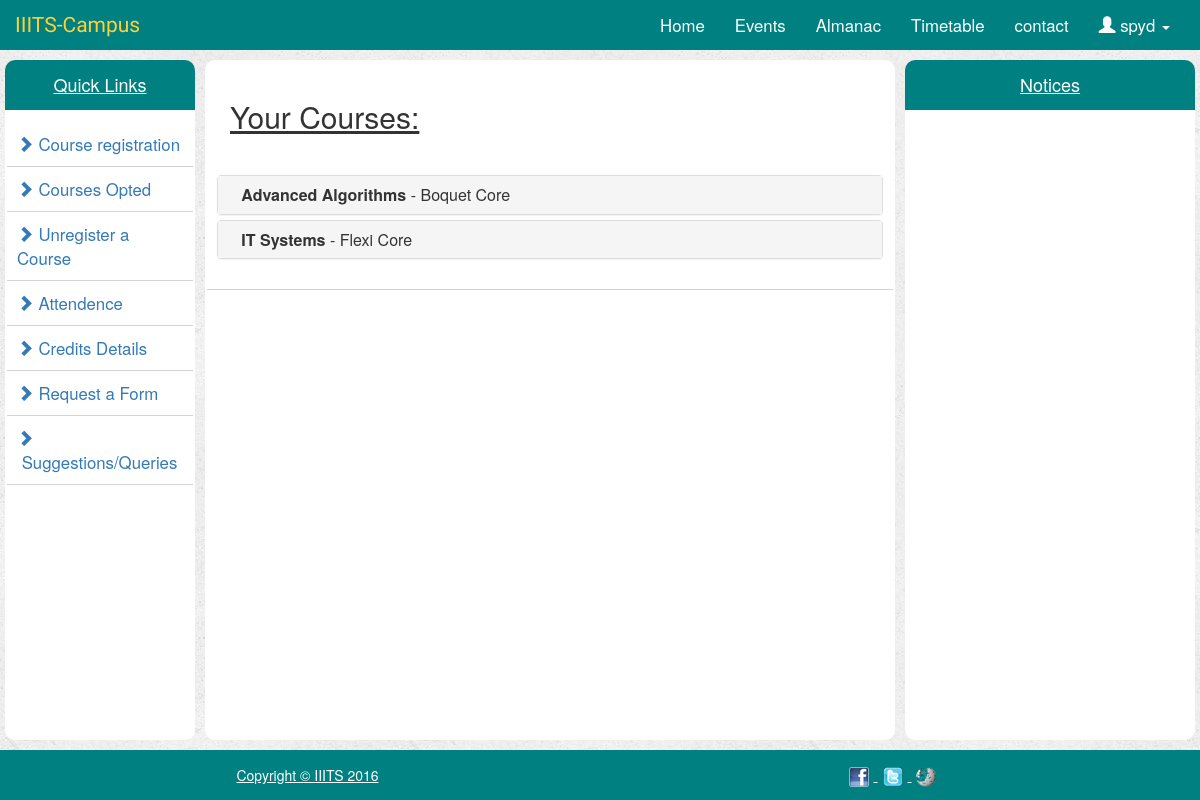
The app's page /attendance/ (signed in) with its own data.
### administration/models.py (models this page shows, shortened)
class Course(models.Model):
    course_title = models.CharField(max_length=50)
    course_faculty = models.CharField(max_length=50)
    course_credits = models.IntegerField()
    coursefor_ug1 = models.BooleanField(default=False)
    coursefor_ug2 = models.BooleanField(default=False)
    coursefor_ug3 = models.BooleanField(default=False)
    coursefor_ug4 = models.BooleanField(default=False)
    course_cse = models.CharField(max_length=50)
    course_ece = models.CharField(max_length=50)
    course_sem = models.CharField(max_length=7)

### portal/views.py (the view, shortened to what this page needs)
# urls.py: url(r'^attendance/$', views.AttendanceDisplay.as_view(), name='attendance'),
@method_decorator(login_required, name='dispatch')
class AttendanceDisplay(TemplateView):
    template_name = 'portal/attendance.html'
    def get(self, request, *args, **kwargs):
        try:
            current_student = Students.objects.get(user=request.user.id)
            Branch_of_study = current_student.branch
            my_courses_list = [i.Course.course_title for i in current_student.student_course_set.all()]
            courses_registered = [ model_to_dict( Course.objects.get(course_title=i) ) for i in my_courses_list]
            dic = {}
            absent_on = [[ i.course_title, i.date ] for i in Attendance.objects.filter(student_rollno=current_student.roll_no).filter(status="A")]
            for c in absent_on:
                if c[0] not in dic:
                    dic[c[0]] = [c[1]]
                else:
                    dic[c[0]] += [c[1]]
            month_names = ["January", "February", "March", "April", "May", "June", "July", "August", "September", "October", "November", "December"]
            context = {'courses_registered': courses_registered, 'branch': Branch_of_study, 'absent_on': dic}
            return render(request,self.template_name,context)
        except:
            return render(request,self.template_name,{'error_message':'No data found'})

### portal/templates/portal/attendance.html (shortened to what this page needs)
{% extends 'portal/index.html' %}
{% block centerContent%}
    <br><strong><h2>&nbsp&nbsp <u>Your Courses: </u></h2></strong><br>
    {% if courses_registered %}
        <ul>
            {% if branch == "CSE" %}
                <li>
                    <div class="panel-group" id="UniqueName">
                    {% for course in courses_registered %}
                        <div class="panel panel-default">
                            <div class="panel-heading">
                                <h4 class="panel-title">
                                    <a class="accordion-toggle collapsed" data-toggle="collapse" data-parent="#UniqueName" href="#collapse{{ forloop.counter }}">
                                        &nbsp&nbsp <strong>{{ course.course_title }}</strong> - {{ course.course_cse }}
                                    </a>
                                </h4>
                            </div>
                        </div>
                    {% endfor %}
                    </div>
                </li>
            {% endif %}
        </ul>
    {% else %}
        <h3>&nbsp&nbsp&nbsp&nbsp No courses taken yet !!</h3>
    {% endif %}
{% endblock %}

### portal/templates/portal/index.html (shortened to what this page needs)
<!DOCTYPE html>
<html lang="en">
<head>
    {% load staticfiles %}
    <link rel="stylesheet" href="https://maxcdn.bootstrapcdn.com/bootstrap/3.3.7/css/bootstrap.min.css"/>
    <link rel="stylesheet" type="text/css" href="{% static 'portal/bootstrap.min.css' %}"/>
    <link rel="stylesheet" type="text/css" href="{% static 'portal/style.css' %}"/>
</head>
<body>
    <nav class = "navbar navbar-inverse">
        <div class = "container-fluid">
            <div class = "navbar-header">
                <a href="{% url 'index' %}" class = navbar-brand> IIITS-Campus</a>
            </div>
            <div class = "navbar-collapse collapse" id="topNavBar">
                <ul class = "nav navbar-nav navbar-right">
                    <li><a href="{% url 'index' %}" class ="active">Home</a></li>
                    <li><a href="{% url 'events' %}">Events</a></li>
                    <li><a href="{% url 'almanac' %}">Almanac</a></li>
                    <li><a href="{% url 'timetable' %}">Timetable</a></li>
                    <li><a href="{% url 'contact' %}">contact</a></li>
                    {% if user.is_authenticated %}
                        <li class="dropdown"><a href="#" class="dropdown-toggle" data-toggle="dropdown" role="button" aria-haspopup="true" aria-expanded="false"><span class="glyphicon glyphicon-user" aria-hidden="true"></span>&nbsp;{{ user.get_full_name }}&nbsp;<span class="caret" aria-hidden="true"></span></a>
                        </li>
                    {% else %}
                        <li><a href="{% url 'userLogin' %}"><span class="glyphicon glyphicon-user" aria-hidden="true"></span>&nbsp;LogIn</a></li>
                    {% endif %}
                </ul>
            </div>
        </div>
    </nav>
    <div class="container-fluid">
        <div class = "row">
            <div class = "col-md-2" >
                <div class="colHeight">
                    <h4 class="centerText">Quick Links</h4>
                    {% if admin %}
                        <ul>
                            <li><a href="{% url 'add-course' %}"><span class="glyphicon glyphicon-chevron-right"></span>&nbsp; Add courses</a></li>
                            <li><a href="{% url 'addNotice' %}"><span class="glyphicon glyphicon-chevron-right"></span>&nbsp;Add Notice</a></li>
                            <li><a href="{% url 'formupdate' %}"><span class="glyphicon glyphicon-chevron-right"></span>&nbsp;Form status</a></li>
                            <li><a href="{% url 'attendance_upload' %}"><span class="glyphicon glyphicon-chevron-right"></span>&nbsp;Attendance</a></li>
                            <li><a href="{% url 'credit_upload' %}"><span class="glyphicon glyphicon-chevron-right"></span>&nbsp;Credits</a></li>
                            <li><a href="{% url 'check_attendance' %}"><span class="glyphicon glyphicon-chevron-right"></span>&nbsp;Check Attendance</a></li>
                        </ul>
                    {% else %}
                        <ul>
                            <li><a href="{% url 'register' %}"><span class="glyphicon glyphicon-chevron-right"></span>&nbsp;Course registration</a></li>
                            <li><a href="{% url 'my_courses' %}"><span class="glyphicon glyphicon-chevron-right"></span>&nbsp;Courses Opted</a></li>
                            <li><a href="{% url 'unregister' %}"><span class="glyphicon glyphicon-chevron-right"></span>&nbsp;Unregister a Course</a></li>
                            <li><a href="{% url 'attendance' %}"><span class="glyphicon glyphicon-chevron-right"></span>&nbsp;Attendence</a></li>
                            <li><a href="{% url 'credits' %}"><span class="glyphicon glyphicon-chevron-right"></span>&nbsp;Credits Details</a></li>
                            <li><a href="{% url 'requestForm' %}"><span class="glyphicon glyphicon-chevron-right"></span>&nbsp;Request a Form</a></li>
                            <li><a href="{% url 'suggestions' %}"><span class="glyphicon glyphicon-chevron-right"></span>&nbsp;Suggestions/Queries</a></li>
                        </ul>
                    {% endif %}
                </div>
            </div>
            <div class = col-md-7>
                <div class="colHeight">
                    {% block centerContent%}
                    {% endblock %}
                </div>
            </div>
            <div class = col-md-3>
                <div class="colHeight notice-list">
                    <h4 class ="centerText">Notices</h4>
                </div>
            </div>
        </div>
    </div>
    <footer>
        <div class="container">
            <div class="row">
                <div class="col-md-6 centerText">
                    <span class="copyright ">Copyright &copy; IIITS 2016</span>
                </div>
                <div class="col-md-6 centerText">
                    <ul class="list-inline">
                        <li><a href="#"><img src="{% static 'portal/images/facebook.png' %}" alt="IIITS-facebook"></a>
                        </li>
                        <li><a href="#"><img src="{% static 'portal/images/twitter.png' %}" alt="IIITS-twitter"></a>
                        </li>
                        <li><a href="#"><img src="{% static 'portal/images/wikipedia.png' %}" alt="IIITS-wikipedia"></a>
                        </li>
                    </ul>
                </div>
            </div>
        </div>
    </footer>
</body>
</html>

### portal/static/portal/style.css (style rules this page uses)
body { background: white url("images/background.png"); }
.navbar { border-radius: 0; background: teal; border: none; margin: 0; }
.navbar-brand { font-size: 1.5em; font-family: 'Satisfy', cursive; }
.navbar-inverse .navbar-brand { color: cornsilk; }
.nav.navbar-nav.navbar-right li a { font-size:1.2em; }
.navbar-inverse .navbar-nav li a { color: #fff; }
.colHeight { height: 800px; background: white; margin-top: 10px; border-radius: 10px; overflow-x: hidden; overflow-y: auto; }
.col-md-2 , .col-md-7, .col-md-3 { padding-right: 5px; padding-left: 5px; }
.centerText { text-align: center; padding:15px; margin-top: 0; color: white; text-decoration: underline; background: teal; -moz-border-radius-topleft: 10px; -moz-border-radius-topright: 10px; }
footer { height: 50px; background: #008080; margin-top: 10px; }
.colHeight ul { padding: 2px; }
.colHeight ul li { font-size: 1.2em; padding: 10px; border-bottom: 1px solid lightgray; }
.colHeight ul li a { text-decoration: none; }
.list-inline { padding:0px; margin: 0px; }
.list-inline li { list-style-type: none; }
.accordion-toggle { text-decoration: none !important; display: block; }
.panel-heading { border-radius: 0; padding:10px; }

### records on screen
Course: course_title "Advanced Algorithms", course_cse "Boquet Core"
Course: course_title "IT Systems", course_cse "Flexi Core"

### other values on screen
{{ user.get_full_name }} "spyd"
